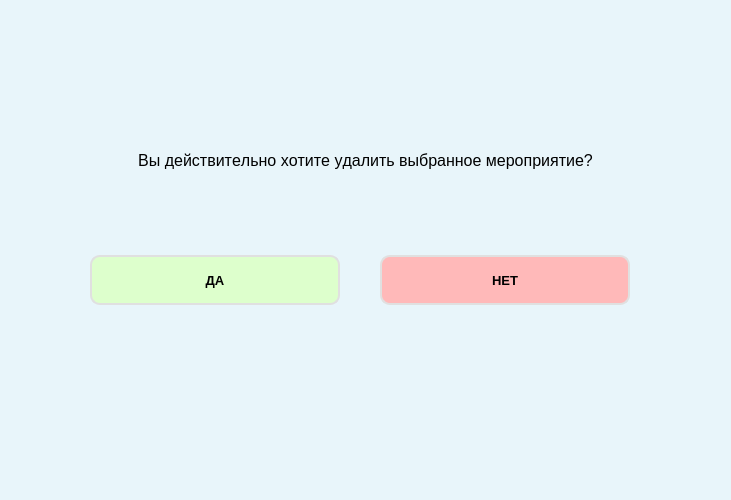
<?xml version="1.0" encoding="UTF-8"?>
<ui version="4.0">
 <class>MainWindow</class>
 <widget class="QMainWindow" name="MainWindow">
  <property name="geometry">
   <rect>
    <x>0</x>
    <y>0</y>
    <width>731</width>
    <height>500</height>
   </rect>
  </property>
  <property name="minimumSize">
   <size>
    <width>731</width>
    <height>500</height>
   </size>
  </property>
  <property name="maximumSize">
   <size>
    <width>731</width>
    <height>500</height>
   </size>
  </property>
  <property name="font">
   <font>
    <pointsize>10</pointsize>
    <weight>50</weight>
    <bold>false</bold>
    <kerning>false</kerning>
   </font>
  </property>
  <property name="windowTitle">
   <string>Подтверждение удаления</string>
  </property>
  <property name="styleSheet">
   <string notr="true">background-color: rgb(232, 245, 250);</string>
  </property>
  <widget class="QWidget" name="centralwidget">
   <widget class="QWidget" name="horizontalLayoutWidget_2">
    <property name="geometry">
     <rect>
      <x>20</x>
      <y>110</y>
      <width>691</width>
      <height>71</height>
     </rect>
    </property>
    <layout class="QHBoxLayout" name="horizontalLayout_10">
     <item>
      <widget class="QLabel" name="label">
       <property name="minimumSize">
        <size>
         <width>0</width>
         <height>50</height>
        </size>
       </property>
       <property name="maximumSize">
        <size>
         <width>16777215</width>
         <height>50</height>
        </size>
       </property>
       <property name="font">
        <font>
         <pointsize>12</pointsize>
         <weight>50</weight>
         <bold>false</bold>
         <underline>false</underline>
         <kerning>false</kerning>
        </font>
       </property>
       <property name="toolTip">
        <string>&lt;html&gt;&lt;head/&gt;&lt;body&gt;&lt;p align=&quot;center&quot;&gt;as&lt;/p&gt;&lt;/body&gt;&lt;/html&gt;</string>
       </property>
       <property name="styleSheet">
        <string notr="true">text-align: &quot;center&quot;;</string>
       </property>
       <property name="text">
        <string>Вы действительно хотите удалить выбранное мероприятие?</string>
       </property>
       <property name="alignment">
        <set>Qt::AlignBottom|Qt::AlignHCenter</set>
       </property>
      </widget>
     </item>
    </layout>
   </widget>
   <widget class="QWidget" name="verticalLayoutWidget">
    <property name="geometry">
     <rect>
      <x>90</x>
      <y>180</y>
      <width>252</width>
      <height>201</height>
     </rect>
    </property>
    <layout class="QVBoxLayout" name="verticalLayout">
     <item>
      <widget class="QPushButton" name="yes_btn">
       <property name="minimumSize">
        <size>
         <width>250</width>
         <height>50</height>
        </size>
       </property>
       <property name="maximumSize">
        <size>
         <width>250</width>
         <height>50</height>
        </size>
       </property>
       <property name="font">
        <font>
         <pointsize>10</pointsize>
         <weight>75</weight>
         <bold>true</bold>
        </font>
       </property>
       <property name="styleSheet">
        <string notr="true">QPushButton{
background-color: rgb(221, 255, 204);
border: 2px solid #E0E0E0;
border-radius: 10px;
}
QPushButton:hover{
background-color: rgb(201, 255, 128);
border: 2px solid #A0A0A0;
}
QPushButton:pressed{
border: 2px solid #404040;
}
</string>
       </property>
       <property name="text">
        <string>ДА</string>
       </property>
      </widget>
     </item>
    </layout>
   </widget>
   <widget class="QWidget" name="verticalLayoutWidget_2">
    <property name="geometry">
     <rect>
      <x>380</x>
      <y>180</y>
      <width>252</width>
      <height>201</height>
     </rect>
    </property>
    <layout class="QVBoxLayout" name="verticalLayout_2">
     <item>
      <widget class="QPushButton" name="no_btn">
       <property name="minimumSize">
        <size>
         <width>250</width>
         <height>50</height>
        </size>
       </property>
       <property name="maximumSize">
        <size>
         <width>250</width>
         <height>50</height>
        </size>
       </property>
       <property name="font">
        <font>
         <pointsize>10</pointsize>
         <weight>75</weight>
         <bold>true</bold>
        </font>
       </property>
       <property name="styleSheet">
        <string notr="true">QPushButton{
background-color: rgb(255, 185, 185);
border: 2px solid #E0E0E0;
border-radius: 10px;
}
QPushButton:hover{
background-color: rgb(255, 128, 128);
border: 2px solid #A0A0A0;
}
QPushButton:pressed{
border: 2px solid #404040;
}</string>
       </property>
       <property name="text">
        <string>НЕТ</string>
       </property>
      </widget>
     </item>
    </layout>
   </widget>
  </widget>
  <widget class="QMenuBar" name="menubar">
   <property name="geometry">
    <rect>
     <x>0</x>
     <y>0</y>
     <width>731</width>
     <height>26</height>
    </rect>
   </property>
  </widget>
  <widget class="QStatusBar" name="statusbar"/>
 </widget>
 <resources/>
 <connections/>
</ui>
